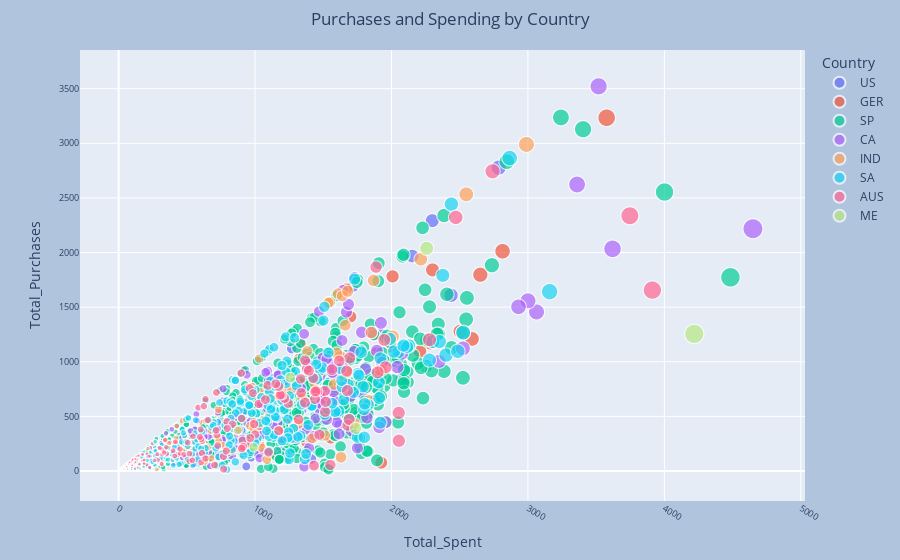

The notebook cell saved with this chart:
### Code cell
fig2 = px.scatter(
    data, #dataframe
    x="Total_Spent", #x
    y="Total_Purchases", #y
    size="Total_Spent", #bubble size
    color="Country",#bubble color
    color_continuous_scale=px.colors.sequential.Plotly3, #color theme
    title="Purchases and Spending by Country", #chart title
)
fig2.update_layout(
    xaxis_tickangle=30,#angle of the tick on x-axis
    title=dict(x=0.5), #set the title in center
    xaxis_tickfont=dict(size=9), #set the font for x-axis
    yaxis_tickfont=dict(size=9), #set the font for y-axis
    margin=dict(r=20, t=50, b=20), #set the margin
    paper_bgcolor="LightSteelblue", #set the background color for chart
)

### Figure 1 — Plotly figure (JSON) as saved in the notebook; plotly's stock layout.template omitted (floating-point values rounded to 4 significant figures; data arrays with more than 128 entries replaced by an {"elided": "..."} marker saying what was removed)
{"data": [{"hovertemplate": "Country=US<br>Total_Spent=%{marker.size}<br>Total_Purchases=%{y}<extra></extra>", "legendgroup": "US", "marker": {"color": "#636efa", "size": [1617, 1621, 1615, 75, 30, 415, 106, 1143, 1717, 544, 45, 1034, 91, 936, 776, 868, 223, 44, 169, 187, 46, 586, 134, 444, 636, 1185, 664, 392, 692, 35, 23, 527, 614, 53, 639, 1665, 422, 79, 797, 317, 1575, 237, 129, 1208, 467, 1555, 957, 414, 467, 493, 27, 971, 1102, 50, 62, 734, 1730, 257, 932, 158, 972, 1044, 1346, 251, 447, 316, 121, 43, 45, 317, 49, 1412, 61, 172, 1088, 1109, 222, 2299, 1211, 2074, 2436, 310, 322, 939, 689, 126, 2152, 1453, 96, 1004, 270, 1146, 2114, 1315, 257, 716, 493, 766, 19, 133, 54, 1782, 77, 576, 371, 316, 917, 1918, 71, 57, 2785, 46, 29, 396, 590, 1269, 103, 634, 861, 928, 68, 1392, 131, 1260], "sizemode": "area", "sizeref": 11.62, "symbol": "circle"}, "mode": "markers", "name": "US", "showlegend": true, "type": "scattergl", "x": [1617, 1621, 1615, 75, 30, 415, 106, 1143, 1717, 544, 45, 1034, 91, 936, 776, 868, 223, 44, 169, 187, 46, 586, 134, 444, 636, 1185, 664, 392, 692, 35, 23, 527, 614, 53, 639, 1665, 422, 79, 797, 317, 1575, 237, 129, 1208, 467, 1555, 957, 414, 467, 493, 27, 971, 1102, 50, 62, 734, 1730, 257, 932, 158, 972, 1044, 1346, 251, 447, 316, 121, 43, 45, 317, 49, 1412, 61, 172, 1088, 1109, 222, 2299, 1211, 2074, 2436, 310, 322, 939, 689, 126, 2152, 1453, 96, 1004, 270, 1146, 2114, 1315, 257, 716, 493, 766, 19, 133, 54, 1782, 77, 576, 371, 316, 917, 1918, 71, 57, 2785, 46, 29, 396, 590, 1269, 103, 634, 861, 928, 68, 1392, 131, 1260], "xaxis": "x", "y": [919, 420, 525, 73, 26, 171, 99, 606, 1690, 180, 38, 440, 44, 42, 322, 541, 183, 39, 93, 68, 34, 216, 52, 191, 372, 184, 287, 182, 461, 14, 21, 177, 299, 46, 331, 687, 225, 74, 114, 139, 752, 100, 102, 754, 284, 727, 504, 287, 437, 56, 21, 302, 863, 19, 59, 422, 1771, 147, 386, 38, 122, 713, 567, 117, 294, 240, 62, 24, 38, 241, 23, 110, 45, 124, 372, 501, 123, 2292, 526, 838, 1609, 90, 57, 457, 319, 38, 1968, 553, 47, 576, 200, 566, 1135, 313, 94, 176, 56, 642, 13, 120, 34, 716, 67, 325, 95, 161, 916, 1251, 28, 44, 2777, 38, 32, 69, 311, 1120, 88, 454, 492, 333, 57, 899, 61, 845], "yaxis": "y"}, {"hovertemplate": "Country=GER<br>Total_Spent=%{marker.size}<br>Total_Purchases=%{y}<extra></extra>", "legendgroup": "GER", "marker": {"color": "#EF553B", "size": {"elided": "140 int values"}, "sizemode": "area", "sizeref": 11.62, "symbol": "circle"}, "mode": "markers", "name": "GER", "showlegend": true, "type": "scattergl", "x": {"elided": "140 int values"}, "xaxis": "x", "y": {"elided": "140 int values"}, "yaxis": "y"}, {"hovertemplate": "Country=SP<br>Total_Spent=%{marker.size}<br>Total_Purchases=%{y}<extra></extra>", "legendgroup": "SP", "marker": {"color": "#00cc96", "size": {"elided": "1232 int values"}, "sizemode": "area", "sizeref": 11.62, "symbol": "circle"}, "mode": "markers", "name": "SP", "showlegend": true, "type": "scattergl", "x": {"elided": "1232 int values"}, "xaxis": "x", "y": {"elided": "1232 int values"}, "yaxis": "y"}, {"hovertemplate": "Country=CA<br>Total_Spent=%{marker.size}<br>Total_Purchases=%{y}<extra></extra>", "legendgroup": "CA", "marker": {"color": "#ab63fa", "size": {"elided": "304 int values"}, "sizemode": "area", "sizeref": 11.62, "symbol": "circle"}, "mode": "markers", "name": "CA", "showlegend": true, "type": "scattergl", "x": {"elided": "304 int values"}, "xaxis": "x", "y": {"elided": "304 int values"}, "yaxis": "y"}, {"hovertemplate": "Country=IND<br>Total_Spent=%{marker.size}<br>Total_Purchases=%{y}<extra></extra>", "legendgroup": "IND", "marker": {"color": "#FFA15A", "size": {"elided": "177 int values"}, "sizemode": "area", "sizeref": 11.62, "symbol": "circle"}, "mode": "markers", "name": "IND", "showlegend": true, "type": "scattergl", "x": {"elided": "177 int values"}, "xaxis": "x", "y": {"elided": "177 int values"}, "yaxis": "y"}, {"hovertemplate": "Country=SA<br>Total_Spent=%{marker.size}<br>Total_Purchases=%{y}<extra></extra>", "legendgroup": "SA", "marker": {"color": "#19d3f3", "size": {"elided": "381 int values"}, "sizemode": "area", "sizeref": 11.62, "symbol": "circle"}, "mode": "markers", "name": "SA", "showlegend": true, "type": "scattergl", "x": {"elided": "381 int values"}, "xaxis": "x", "y": {"elided": "381 int values"}, "yaxis": "y"}, {"hovertemplate": "Country=AUS<br>Total_Spent=%{marker.size}<br>Total_Purchases=%{y}<extra></extra>", "legendgroup": "AUS", "marker": {"color": "#FF6692", "size": {"elided": "188 int values"}, "sizemode": "area", "sizeref": 11.62, "symbol": "circle"}, "mode": "markers", "name": "AUS", "showlegend": true, "type": "scattergl", "x": {"elided": "188 int values"}, "xaxis": "x", "y": {"elided": "188 int values"}, "yaxis": "y"}, {"hovertemplate": "Country=ME<br>Total_Spent=%{marker.size}<br>Total_Purchases=%{y}<extra></extra>", "legendgroup": "ME", "marker": {"color": "#B6E880", "size": [990, 4219, 1737, 2258, 874, 1258], "sizemode": "area", "sizeref": 11.62, "symbol": "circle"}, "mode": "markers", "name": "ME", "showlegend": true, "type": "scattergl", "x": [990, 4219, 1737, 2258, 874, 1258], "xaxis": "x", "y": [217, 1255, 390, 2039, 372, 855], "yaxis": "y"}], "layout": {"legend": {"itemsizing": "constant", "title": {"text": "Country"}, "tracegroupgap": 0}, "margin": {"b": 20, "r": 20, "t": 50}, "paper_bgcolor": "LightSteelblue", "title": {"text": "Purchases and Spending by Country", "x": 0.5}, "xaxis": {"anchor": "y", "domain": [0, 1], "tickangle": 30, "tickfont": {"size": 9}, "title": {"text": "Total_Spent"}}, "yaxis": {"anchor": "x", "domain": [0, 1], "tickfont": {"size": 9}, "title": {"text": "Total_Purchases"}}}}
